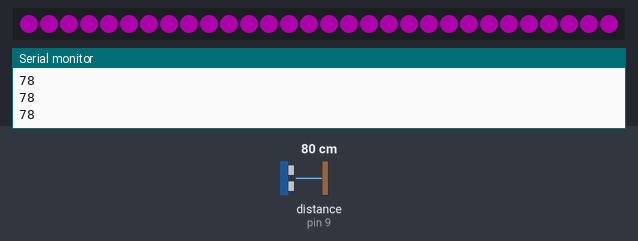
Bench run of a sketch on a simulated Arduino Uno, built with avr-gcc and run on an emulated ATmega328P. Shown: 30 RGB LEDs in strip order, left to right, the last lines printed to the serial monitor. Wiring (inferred from the names in the program): ultrasonic range finder: trigger pin 10; echo pin 9. The inputs (shaded band) are chosen by the test bench; at power-on: distance to the obstacle (sensor on pin 9) 80 cm. The echo pulse lasts 58.3 µs per cm; dim RGB values are drawn brighter than linear.

Above: at 1.7 s.
1.8 s: distance to the obstacle (sensor on pin 9) set to 2 cm
At 2.0 s:
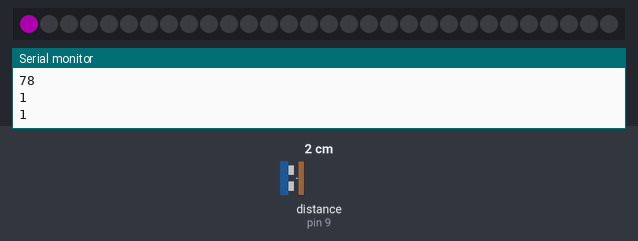
3.8 s: distance to the obstacle (sensor on pin 9) set to 4 cm
5.4 s: distance to the obstacle (sensor on pin 9) set to 9 cm
At 6.0 s:
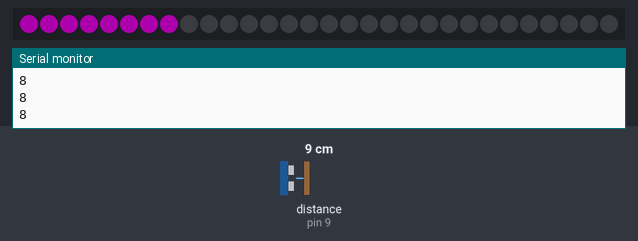
6.9 s: distance to the obstacle (sensor on pin 9) set to 35 cm
At 7.8 s:
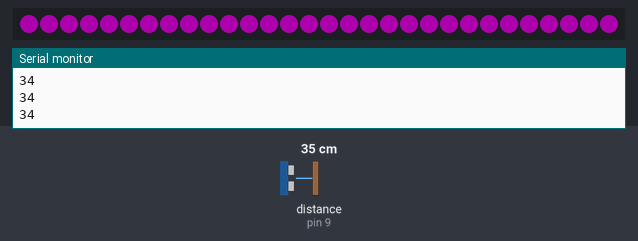
Timing chart, 0 to 9.5 s (numbered marks = the images above; inputs shaded):
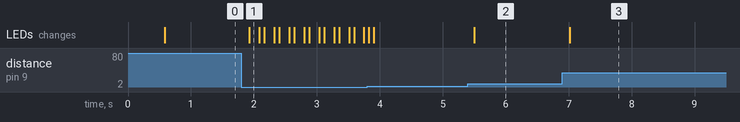

The sketch:

OhjailtavaLedinauha.ino
```cpp
#include <Adafruit_NeoPixel.h>

#define PIN 5
#define NUM_LEDS 30

const int trigPin = 10;
const int echoPin = 9;
long duration;
int distance;


Adafruit_NeoPixel strip = Adafruit_NeoPixel(NUM_LEDS, PIN, NEO_GRB + NEO_KHZ800);
uint32_t magenta = strip.Color(255, 0, 255);
uint32_t tyhja = strip.Color(0, 0, 0);


void setup(){
  Serial.begin(9600);
  strip.begin();
  delay(500);

  pinMode (trigPin, OUTPUT);
  pinMode (echoPin, INPUT);


}
void loop(){
  digitalWrite(trigPin, LOW);
  delayMicroseconds(2);

  digitalWrite(trigPin, HIGH);
  delayMicroseconds(10);
  digitalWrite(trigPin, LOW);

  duration = pulseIn(echoPin, HIGH);

  distance = duration*0.034/2;
  Serial.println(distance);
  delay(75);


  strip.fill(magenta, 0, distance);
  strip.setBrightness(50);
  strip.show();

  strip.fill(tyhja, distance, 30-distance);
  strip.setBrightness(50);
  strip.show();

}
```

Measured:
- after the input at 1.8 s, the LEDs: change after 0.12 s (image 1)
- after the input at 5.4 s, the LEDs: change after 0.10 s (image 2)
- after the input at 6.9 s, the LEDs: change after 0.12 s (image 3)
